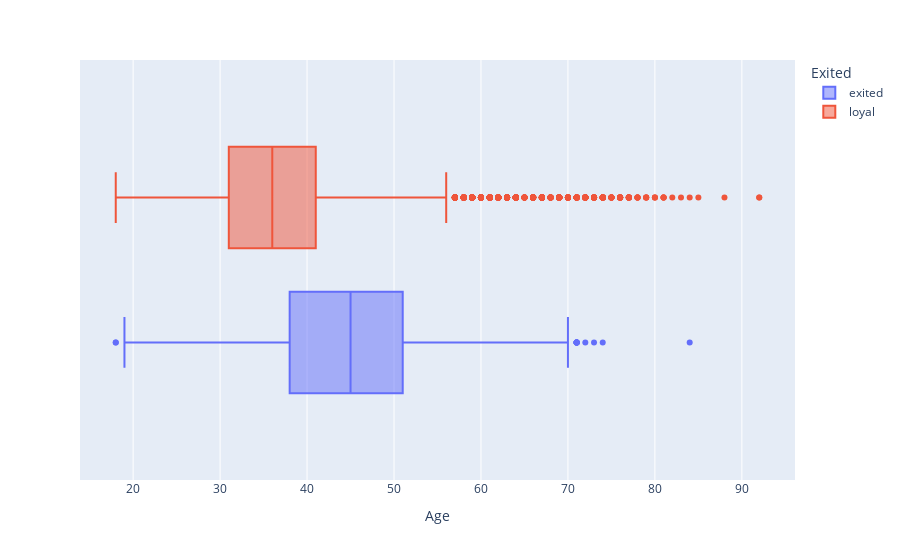

The code cell stored with this chart in its notebook:
### Markdown cell above
### 9.4. Посмотрите на распределение возраста в разрезе признака оттока. В какой группе больше потенциальных выбросов? На какую возрастную категорию клиентов стоит обратить внимание банку?

### Code cell
fig = px.box(data_frame=churn_data, x = 'Age', color='Exited')
fig

### Figure 1 — Plotly figure (JSON) as saved in the notebook; plotly's stock layout.template omitted (floating-point values rounded to 4 significant figures; data arrays with more than 128 entries replaced by an {"elided": "..."} marker saying what was removed)
{"data": [{"alignmentgroup": "True", "hovertemplate": "Exited=exited<br>Age=%{x}<extra></extra>", "legendgroup": "exited", "marker": {"color": "#636efa"}, "name": "exited", "notched": false, "offsetgroup": "exited", "orientation": "h", "showlegend": true, "type": "box", "x": {"elided": "2037 int values"}, "x0": " ", "xaxis": "x", "y0": " ", "yaxis": "y"}, {"alignmentgroup": "True", "hovertemplate": "Exited=loyal<br>Age=%{x}<extra></extra>", "legendgroup": "loyal", "marker": {"color": "#EF553B"}, "name": "loyal", "notched": false, "offsetgroup": "loyal", "orientation": "h", "showlegend": true, "type": "box", "x": {"elided": "7963 int values"}, "x0": " ", "xaxis": "x", "y0": " ", "yaxis": "y"}], "layout": {"boxmode": "group", "legend": {"title": {"text": "Exited"}, "tracegroupgap": 0}, "margin": {"t": 60}, "xaxis": {"anchor": "y", "domain": [0, 1], "title": {"text": "Age"}}, "yaxis": {"anchor": "x", "domain": [0, 1]}}}
